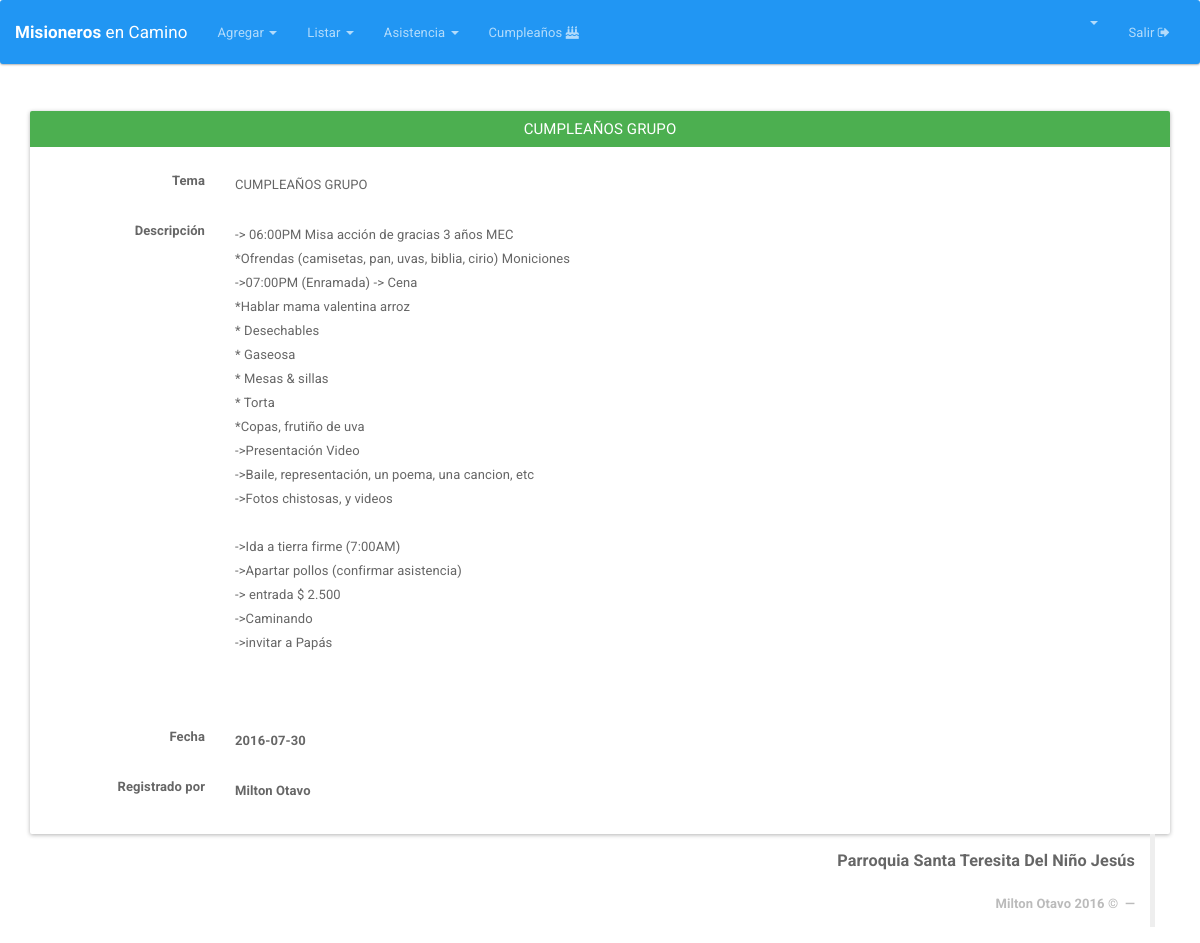
The page /Temas/ver/3 (signed in) on the database as committed earlier.
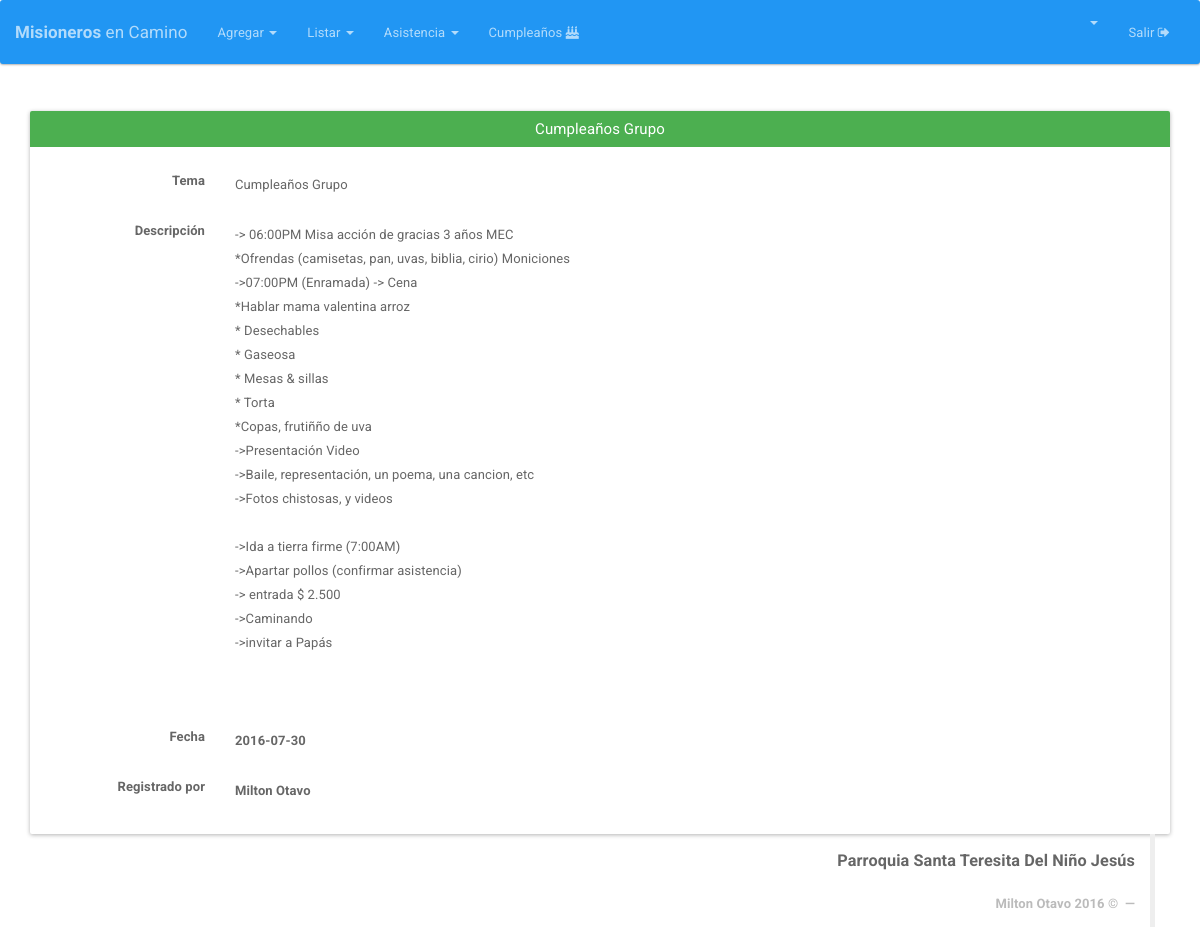
The same page on the database as committed later.
### tables this page shows
CREATE TABLE `tema` (
  `ID_TEMA` int(11) NOT NULL,
  `TEMA` varchar(50) NOT NULL,
  `DESCRIPCION` text NOT NULL,
  `FECHA` date DEFAULT NULL,
  `USUARIOLOG` bigint(11) NOT NULL,
  `FECHALOG` timestamp NOT NULL DEFAULT CURRENT_TIMESTAMP ON UPDATE CURRENT_TIMESTAMP
);

CREATE TABLE `usuarios` (
  `ID` bigint(255) NOT NULL,
  `DOC` int(20) NOT NULL,
  `USER` varchar(30) NOT NULL,
  `PASS` varchar(300) NOT NULL,
  `EMAIL` varchar(40) NOT NULL,
  `ROL` int(1) NOT NULL DEFAULT '0',
  `NOMBRES` varchar(50) NOT NULL,
  `P_APELLIDO` varchar(20) NOT NULL,
  `S_APELLIDO` varchar(20) NOT NULL,
  `GENERO` varchar(1) DEFAULT NULL,
  `FECHA_REGISTRO` date DEFAULT NULL,
  `IMAGEN` text,
  `KEYPASS` varchar(60) DEFAULT NULL,
  `NEWPASS` varchar(60) DEFAULT NULL,
  `ULTIMA_CONEXION` int(32) NOT NULL DEFAULT '0'
);

### Core/Config/Request.php (called while the page is built, shortened)
<?php namespace Core\Config;
class Request{
	private $controlador;
	private $metodo;
	private $argumento;
	public function __construct(){
		if(isset($_GET['url'])){
			$ruta = filter_input(INPUT_GET, 'url', FILTER_SANITIZE_URL);
			$ruta = explode("/", $ruta);
			$ruta = array_filter($ruta);
			if($ruta[0] == "index.php"){
				$this->controlador = "Login";
			}else{
				$this->controlador = strtolower(array_shift($ruta));
			}
			$this->metodo = strtolower(array_shift($ruta));
			$this->argumento = $ruta;
		}else{
			$this->controlador = "Login";
			$this->metodo = "index";
		}
	}
	public function getControlador(){
		return $this->controlador;
	}
	public function getMetodo(){
		return $this->metodo;
	}
	public function getArgumento(){
		return $this->argumento;
	}
}
?>

### index.php (called while the page is built, shortened)
<?php
if (isset($_SESSION['app_id'])) {
	require_once "Core/Models/Conexion.php";
}
Core\Config\Enrutador::run(new Core\Config\Request());
?>

### Core/Models/Conexion.php (called while the page is built, shortened)
<?php namespace Core\Models;
	class Conexion{
		private $datos= array (
				"host"=>DB_HOST,
				"user"=>DB_USER,
				"pass"=>DB_PASS,
				"db"=>DB_NAME
			);
		private $db;
		public function __construct()
		{
			$this->db = new \mysqli(
					$this->datos['host'],
					$this->datos['user'],
					$this->datos['pass'],
					$this->datos['db']
				);
			$this->db-> set_charset("utf8");
		}
		public function consultaRetorno($sql){
			$datos = $this->db->query($sql);
			return $datos;
		}
	}
 ?>

### Core/Controllers/TemasController.php (called while the page is built, shortened)
<?php namespace Core\Controllers;
class TemasController{
	private $Tema;
	public function __construct(){
		$this->Tema = new Tema();
	}
	public function ver($id){
		$this->Tema->__set("idTema", $id);
		$datos=$this->Tema->view();
		return $datos;
	}
}
?>

### Core/Models/Tema.php (called while the page is built, shortened)
<?php namespace Core\Models;
	class Tema {
		private $idTema;
		private $db;
		public function __construct(){
			$this->db = new Conexion();
		}
		 public function view(){
			$sql="SELECT t.*, u.* FROM tema t  INNER JOIN usuarios u ON t.USUARIOLOG=u.ID  WHERE ID_TEMA='{$this->idTema}'";
			$datos = $this->db->consultaRetorno($sql);
			$row = mysqli_fetch_assoc($datos);
			return $row;
		}
	}
 ?>

### HTML/Temas/ver.php (the view, shortened to what this page needs)
  <html>
  <head>
  	<?php include(HTML_DIR.'/overall/header.php') ?>
  </head>
  <body>
  	<?php include(HTML_DIR.'/overall/nav.php') ?>
  	<div  class="container">
  		<br>
  		<div class="panel panel-success">
  			<div class="panel-heading">
  				<h3 class="panel-title" align="center"> <?php echo  $datos['TEMA'] ;    ?></h3>
  			</div>
  			<div class="panel-body">
  				<div class="row">
			<div class="col-md-12">
				<div class="form-horizontal" >
					<fieldset>
						<div class="form-group">
							<label for="inputNombres" class="col-lg-2 control-label"><b>Tema</b></label>
							<div class="ver col-lg-10">
								<?php echo $datos['TEMA']; ?>
							</div>
						</div>
						<div class="form-group">
							<label for="inputPrimerApellido" class="col-lg-2 control-label"><b>Descripción</b></label>
							<div class="ver col-lg-10">
								<?php echo str_replace("\n", "<br>", $datos['DESCRIPCION']) ; ?>
							</div>
						</div>
						<div class="form-group">
							<label for="inputSegundoApellido" class="col-lg-2 control-label"><b>Fecha<b></label>
							<div class="ver col-lg-10">
								<?php echo $datos['FECHA']; ?>
							</div>
						</div>
						<div class="form-group">
							<label for="inputDireccion" class="col-lg-2 control-label"><b>Registrado por</b></label>
							<div class="ver col-lg-10">
								<?php echo ucwords(strtolower($datos['NOMBRES'] . " " . $datos['P_APELLIDO'])) ; ?>
							</div>
						</div>
					</div>
		</div>
		<div class="col-md-2"></div>
	</div>
</div>
<?php include(HTML_DIR.'/overall/footer.php') ?>
</body>
</html>

### Core/Config/Enrutador.php (shortened to what this page needs)
<?php namespace Core\Config;
class Enrutador
{
	public static function run(Request $request){
		$controlador = ucwords($request->getControlador()) . "Controller";
		$ruta = ROOT . "Core". DS . "Controllers" . DS . $controlador .".php";
		$metodo = $request->getMetodo();
		$argumento = $request->getArgumento();
		if(is_readable($ruta)){
			$controlador = new $mostrar;
			if(!isset($argumento) and method_exists($controlador,$metodo) ){
				$datos = call_user_func(array($controlador, $metodo));
			}elseif(method_exists($controlador,$metodo)){
				$datos = call_user_func_array(array($controlador, $metodo), $argumento);
			}
		}
		$ruta = ROOT . "HTML" . DS . ucwords($request->getControlador()) . DS . $request->getMetodo() . ".php";
		if(is_readable($ruta)){
			require_once $ruta;
		}else{
			if ($request->getMetodo()!='listarasistencia') {
			}
		}
	}
}
?>

### HTML/overall/header.php (shortened to what this page needs)
<link rel="stylesheet" type="text/css" href="<?php echo URL; ?>Views/bootstrap/css/bootstrap.min.css">
<link rel="stylesheet" href="<?php echo URL; ?>Views/fontawesome/css/font-awesome.min.css">
<link rel="stylesheet" type="text/css" href="<?php echo URL; ?>Views/css/general.css">

### HTML/overall/nav.php (shortened to what this page needs)
<nav class="navbar navbar-inverse">
  <div class="container-fluid">
    <div class="navbar-header">
      <a class="navbar-brand" style="font-size: 17px" href="<?php echo URL; ?>Integrantes"><b>Misioneros</b> en Camino</a>
    </div>
    <div class="collapse navbar-collapse" id="bs-example-navbar-collapse-2">
      <ul class="nav navbar-nav">
        <li class="dropdown">
          <a href="#" class="dropdown-toggle" data-toggle="dropdown" role="button" aria-expanded="false"> Agregar <span class="caret"></span></a>
        </li>
      </ul>
      <ul class="nav navbar-nav">
        <li class="dropdown">
          <a href="#" class="dropdown-toggle" data-toggle="dropdown" role="button" aria-expanded="false"> Listar <span class="caret"></span></a>
        </li>
      </ul>
      <ul class="nav navbar-nav">
        <li class="dropdown">
          <a href="#" class="dropdown-toggle" data-toggle="dropdown" role="button" aria-expanded="false"> Asistencia <span class="caret"></span></a>
        </li>
      </ul>
      <ul class="nav navbar-nav">
       <li><a href="<?php echo URL; ?>birthday"> Cumpleaños  <i class="fa fa-birthday-cake" aria-hidden="true"></i></a></li>
     </ul>
     <ul class="nav navbar-nav navbar-right">
       <ul class="nav navbar-nav">
        <li class="dropdown">
          <a href="#" class="dropdown-toggle" data-toggle="dropdown" role="button" aria-expanded="false"> <b><?php echo ucwords(strtolower($_SESSION['nombre'])); ?> </b>  <span class="caret"></span></a>
        </li>
      </ul>
      <li><a href="<?php echo URL; ?>Logout">  Salir  <i class="fa fa-sign-out" aria-hidden="true"></i></a></li>
    </ul>
  </div>
</div>
</nav>

### HTML/overall/footer.php (shortened to what this page needs)
<div class="col-md-12">
  <blockquote  class="blockquote-reverse">
    <p>Parroquia Santa Teresita Del Niño Jesús</p>
    <footer>Milton Otavo <?php echo date("Y"); ?>  &copy; </footer>
  </blockquote>
</div>

### Views/css/general.css (style rules this page uses)
.ver { padding-top:11px; }
label { font-weight: bold; }

Rows that differ between the two databases and show on the page:
changed tema "Milton Otavo": TEMA "CUMPLEAÑOS GRUPO" → "Cumpleaños Grupo"; DESCRIPCION "…sillas * Torta *Copas, frutiño de uva ->Presentación Video…" → "…sillas * Torta *Copas, frutiñño de uva ->Presentación Video…"
